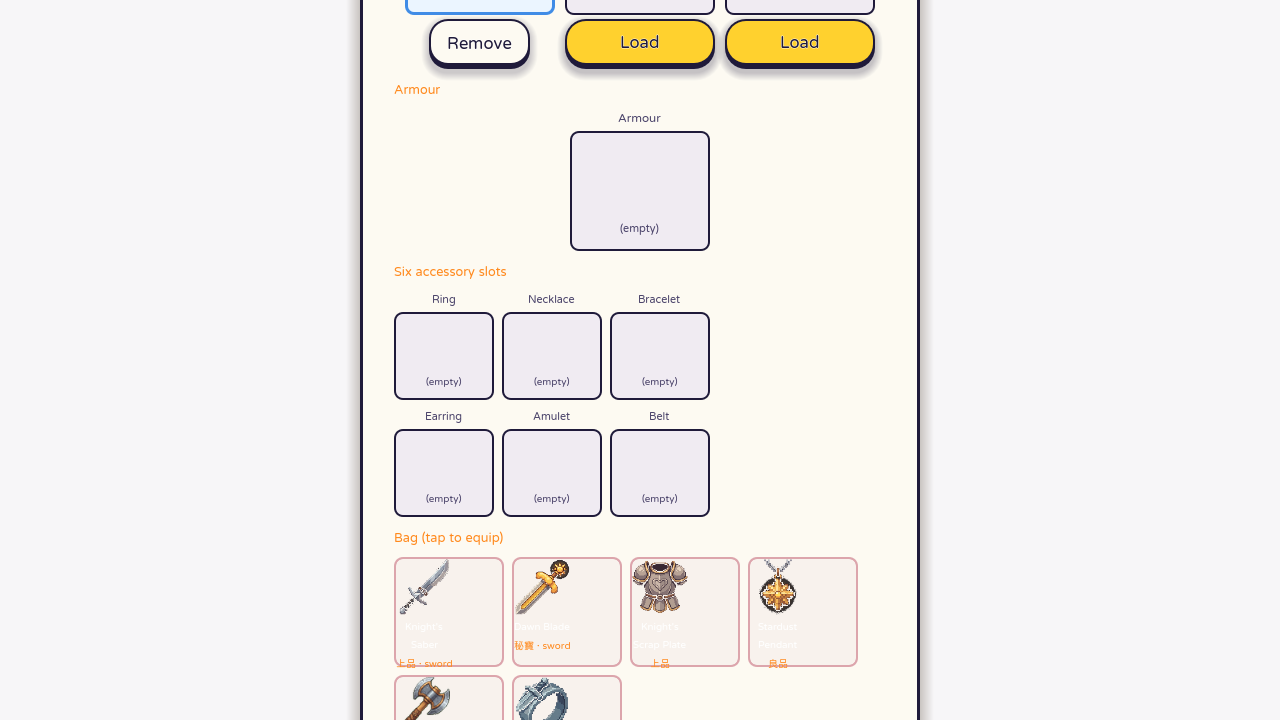
#> input picture tools/test_equip_bag_en_scrolled.png, 1280 x 720 px, given in place of proof_01_wardrobe_bear_berserker.png, which was not available
$ python verify_qa_round9.py
#> lines starting #> are read from the running program, lines starting #| are printed output that depends on the picture; pictures that were not available may be replaced by others from this repository, and a replacement may not be noted
#!/usr/bin/env python3
"""
tools/verify_qa_round9.py
Automated verification and closeup extraction for Exploratory QA Round 9 (t_d080c5af):
- Validates all generated in-game screenshots exist, are valid PNGs, and match 1280x720.
- Extracts character preview crops and high-resolution chest/abdomen closeups for Bear and Crane.
- Verifies absence of flat placeholder color blocks in the chest/abdomen region.
- Verifies weapon counts and single-layer integrity (0-ART9/11/12).
- Syncs all proof artifacts to both repo and workspace directories.
"""

import os
import sys
import numpy as np
from PIL import Image

REPO_ROOT = "/opt/side/bravesoul-game"
PROOFS_DIR = f"{REPO_ROOT}/proofs/qa_round9"
WORKSPACE_PROOFS = "/root/.hermes/kanban/boards/side-bravesoul/workspaces/t_d080c5af/proofs/qa_round9"

os.makedirs(PROOFS_DIR, exist_ok=True)
os.makedirs(WORKSPACE_PROOFS, exist_ok=True)

CAPTURED_SCREENSHOTS = [
    "proof_01_wardrobe_bear_berserker.png",
    "proof_02_wardrobe_bear_overalls.png",
    "proof_03_wardrobe_crane_sky_hunter.png",
    "proof_04_wardrobe_crane_zephyr_robe.png",
    "proof_05_wardrobe_macaque_zen.png",
    "proof_06_lobby_bear_berserker.png",
    "proof_07_lobby_crane_sky_hunter.png",
]

def generate_crops_and_comparisons():
    print("\n--- 正在擷取角色預覽局部放大圖與胸腹特寫 ---")
    # Wardrobe dialog stage coordinates in 1280x720:
    # Character preview box is roughly x: [290, 560], y: [160, 480]
    preview_box = (290, 160, 560, 480)

    # 1. Bear Wardrobe Berserker
    im_bear = Image.open(f"{PROOFS_DIR}/proof_01_wardrobe_bear_berserker.png")
#> im_bear is the input picture: PIL image 1280x720 RGBA; mean R, G, B, A 243, 239.8, 237.5, 255
    crop_bear = im_bear.crop(preview_box)
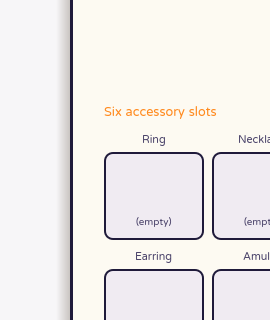
#> crop_bear: PIL image 270x320 RGBA; mean R, G, B, A 239.6, 236.1, 235.1, 255
    crop_bear.save(f"{PROOFS_DIR}/proof_08_bear_wardrobe_crop.png")

    # Bear Wardrobe Overalls
    im_bear_ov = Image.open(f"{PROOFS_DIR}/proof_02_wardrobe_bear_overalls.png")
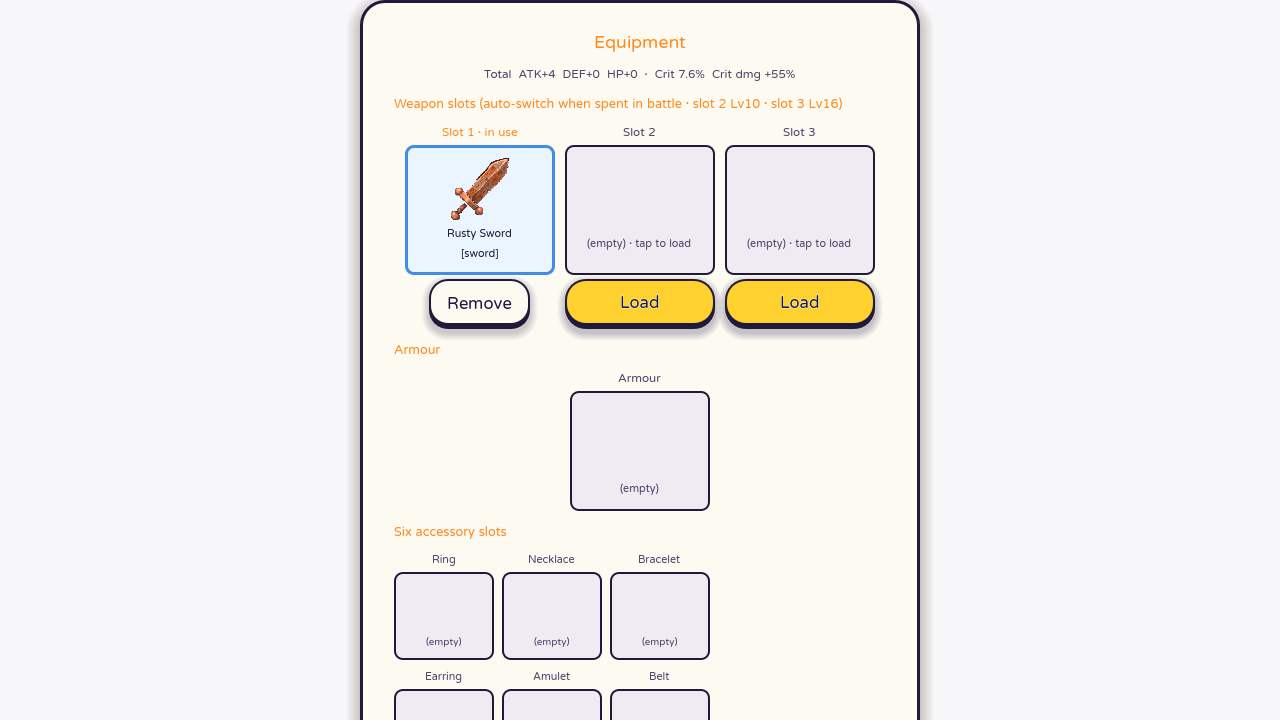
#> input picture tools/test_equip_panel_en.png, 1280 x 720 px, given in place of proof_02_wardrobe_bear_overalls.png, which was not available
#> im_bear_ov is the input picture: PIL image 1280x720 RGBA; mean R, G, B, A 242.6, 239.9, 238.1, 255
    crop_bear_ov = im_bear_ov.crop(preview_box)
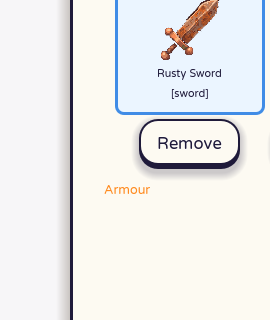
#> crop_bear_ov: PIL image 270x320 RGBA; mean R, G, B, A 236.8, 236.4, 235.9, 255
    crop_bear_ov.save(f"{PROOFS_DIR}/proof_09_bear_overalls_crop.png")

    # 2. Crane Wardrobe Sky Hunter
    im_crane = Image.open(f"{PROOFS_DIR}/proof_03_wardrobe_crane_sky_hunter.png")
    crop_crane = im_crane.crop(preview_box)
    crop_crane.save(f"{PROOFS_DIR}/proof_10_crane_wardrobe_crop.png")

    # Crane Wardrobe Zephyr Robe
#> (the run stopped early here; a loop or call above may not have finished)
